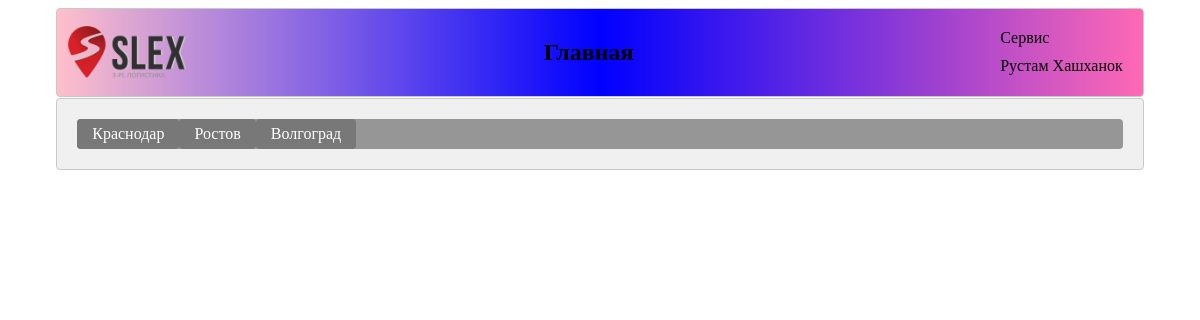
The app's page / (signed in) with its own data.
### base_app/models.py (models this page shows, shortened)
class Filial(models.Model):
    id = models.AutoField(primary_key=True)
    name = models.CharField(max_length=255)
    slug = models.SlugField(max_length=255)
    dsn = models.CharField(max_length=255)
    prog_id = models.IntegerField(default=0)
    position = models.IntegerField(default=0)
    as_active = models.BooleanField(default=True)
    def get_home_url(self):
        return reverse_lazy(f'main_filial', kwargs={'_filial_slug': self.slug})
    class Meta:
        ordering = ('position',)
        verbose_name = 'Филиал'
        verbose_name_plural = 'Филиалы'

### base_app/views.py (the view)
# urls.py: 2. Add a URL to urlpatterns:  path('', views.home, name='home')
def home(request):
    context.clear()
    context['filial'] = Filial.objects.filter(as_active=True)
    return render(request, 'base_app/home.html', context=context)

### templates/base_app/home.html
{% extends 'base_app/base_templates.html' %}
{% load static %}
{% block menu %}
    <div id="header">
        <div class="basic-div">
            <ul id="menu">
                {% for fil in filial %}
                    <li><span><a href="{{ fil.get_home_url }}">{{ fil.name }}</a></span></li>
                {% endfor %}
            </ul>
        </div>
    </div>
{% endblock %}

### templates/base_app/base_templates.html (shortened to what this page needs)
{% load static %}
<!DOCTYPE html>
<html lang="ru">
<head>
    <link rel="stylesheet" href="{% static 'base_app/css/base.css' %}">
    <link rel="stylesheet" href="{% static 'base_app/css/menu.css' %}">
    <link rel="stylesheet" href="{% static 'base_app/css/buttons.css' %}">
    <link rel="stylesheet" href="{% static 'base_app/css/inputs.css' %}">
    <link rel="stylesheet" href="{% static 'base_app/css/content.css' %}">
    <link rel="stylesheet" href="{% static 'base_app/css/login.css' %}">
    <link rel="stylesheet" href="{% static 'base_app/css/contracts.css' %}">
</head>
<body>
<div class="container_header">
    <div id="menu-header">
        <div class="menu-header-left">
            {% if prefix %}
                <a href="/{{ prefix }}/"><img src="{% static "base_app/images/slex-logo.png" %}" alt="SLEX"></a>
            {% else %}
                <a href="/"><img src="{% static "base_app/images/slex-logo.png" %}" alt="SLEX"></a>
            {% endif %}
        </div>
        <div class="menu-header-center">
            {% if user.is_superuser %}
                {% if title %}
                    {% if user.is_superuser %}
                        <h2><a href="/">{{ title }}</a></h2>
                    {% else %}
                        <h2><a href="/{{ prefix }}/">{{ title }}</a></h2>
                    {% endif %}
                {% else %}
                    <h2><a href="/">Главная</a></h2>
                {% endif %}
            {% else %}
                {% if title %}
                    <h2>{{ title }}</h2>
                {% else %}
                    <h2>Главная</h2>
                {% endif %}
            {% endif %}
        </div>
        <div class="menu-header-right">
            {% if user.is_superuser %}
                <a href="/admin/">Сервис</a>
            {% endif %}
            {% if request.user.is_authenticated %}
                {% if user.first_name or user.last_name %}
                    <a href="{% url 'logout' %}">{{ user.get_full_name }}</a>
                {% else %}
                    <a href="{% url 'logout' %}">{{ user }}</a>
                {% endif %}
            {% else %}
                <a href="{% url 'login' %}">Войти</a>
            {% endif %}
        </div>
    </div>
</div>
{% block menu %}
{% endblock %}
</body>
</html>

### static/base_app/css/base.css (style rules this page uses)
.basic-div { font-style: normal; background-color: RGB(240, 240, 240); border: 1px solid RGB(200, 200, 200); border-radius: 4px; margin: 0 auto; width: 90%; padding: 10px; text-decoration: none; }
#header { background: white; width: 100%; height: 93px; left: 0; top: 0; z-index: 1 }
.container_header { font-style: normal; border: 1px solid RGB(200, 200, 200); border-radius: 4px; margin: 1px auto; width: 90%; padding: 10px; background: linear-gradient(to right, pink, blue, hotpink); }
img { max-width: 120px; }
#menu-header { display: flex; justify-content: space-between; border-radius: 4px; list-style: none; }
#menu-header a { display: block; width: 100%; color: black; text-decoration: none; }
#menu-header div.menu-header-right >* { margin: 10px; }

### static/base_app/css/menu.css (style rules this page uses)
#menu { border-radius: 4px; list-style: none; padding-left: 0; background: RGB(150, 150, 150); height: 30px; margin: 10px; }
#menu > li { float: left; position: relative; }
#menu span { border-radius: 4px; background: RGB(120, 120, 120); color: white; padding: 0 15px; line-height: 30px; display: block; cursor: pointer; }
#menu a { display: block; width: 100%; color: white; text-decoration: none; }

### records on screen
Filial: name "Краснодар"
Filial: name "Ростов"
Filial: name "Волгоград"

### other values on screen
{{ user.get_full_name }} "Рустам Хашханок"
